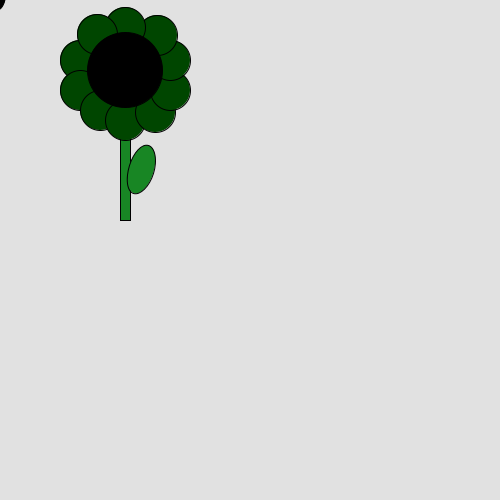
Frame 1 (no input)
Frame 60 (the mouse pressed at the canvas centre just before this capture): identical to frame 1, image omitted
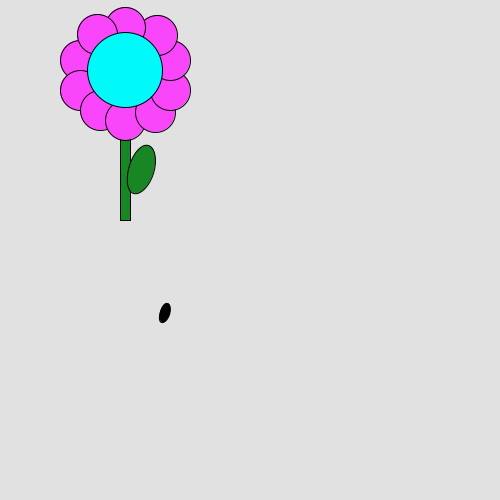
Frame 120 (the mouse held since frame 60 and released just before this capture)

The Processing sketch that drew these frames (run headless with seeded random() and noise(); from frame 60 on, the mouse is pressed at the canvas centre):

// Processing sketch: processing_22529
// ── processing_22529.pde

//lucinda threlfo processing
//Lesson one project
//Spring is Here!

//WHAT HAPPENS?
//1. petals change colour with mouse movement
//2. centre changes colour with mouse movement
//3. "Spring is here!"displayed in window with mouse click
//4. fly follows with mouse movement

void setup(){
  size(500,500);
  background(255);
  
}

void draw(){
  background(225);
  
  //stem// doesn't change
  fill(24,134,36);
rectMode(CORNER);
rect(120,90,10,130);

//petals// change colour with mouse movement
fill(mouseX,70,mouseY);
ellipse(80,60,40,40);
ellipse(80,90,40,40);
ellipse(100,110,40,40);
ellipse(125,120,40,40);
ellipse(155,112,40,40);
ellipse(170,90,40,40);
ellipse(170,60,40,40);
ellipse(157,35,40,40);
ellipse(125,27,40,40);
ellipse(97,34,40,40);


//centre// changes colour with mouse movement
fill(0,mouseX,mouseY);
ellipse(125,70,75,75);

//leaf// doesn't move
rotate(0.3);
fill(24,134,36);
ellipse(185,120,25,50);

//fly// moves with mouse
fill(0);
ellipse(mouseX,mouseY,10,20);
}

//window display
void mousePressed(){
  println("Spring is here!"); //Window reads "Spring is here!"
}
